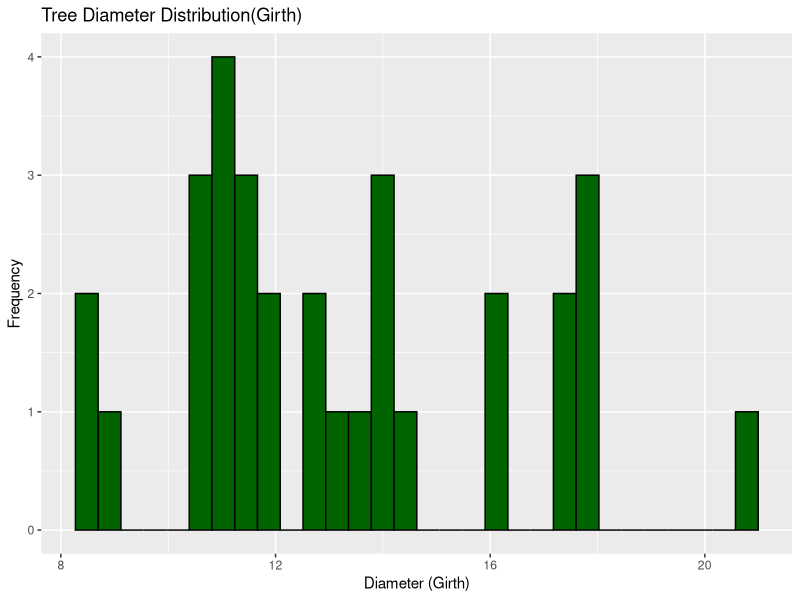
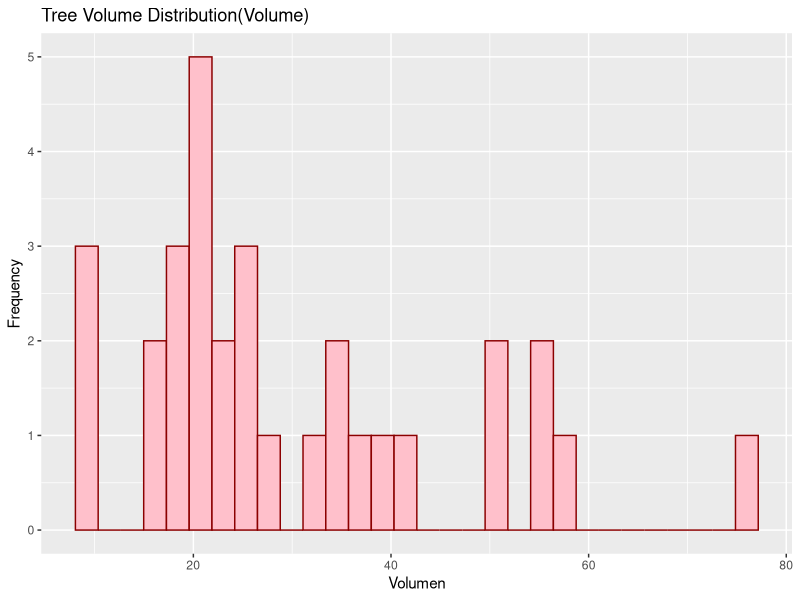
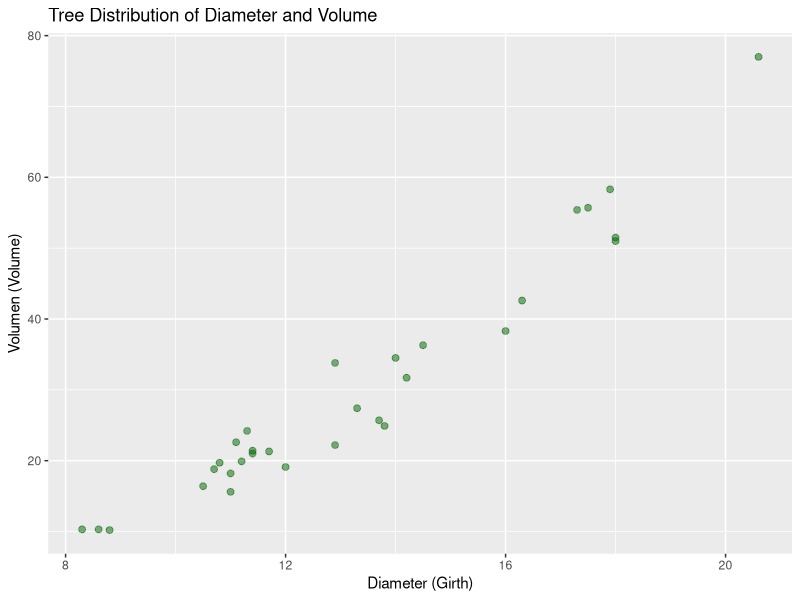

Source code (R) for these figures, in order:
## ---- chunk 1
knitr::opts_chunk$set(echo = TRUE)

## ---- chunk 2
library(ggplot2)
data("trees")
head(trees)
## ---- chunk 3
ggplot(data = trees,
aes(x = Girth)) +
  geom_histogram(fill = "darkgreen", color = "black") +
  labs(title = "Tree Diameter Distribution(Girth)",
       x = "Diameter (Girth)",
       y = "Frequency") +
  theme(legend.position = 'none')
## ---- chunk 4
ggplot(data = trees,
aes(x = Volume)) +
  geom_histogram(fill = "pink", color = "darkred") +
  labs(title = "Tree Volume Distribution(Volume)",
       x = "Volumen",
       y = "Frequency") +
  theme(legend.position = 'none')
## ---- chunk 5
ggplot(data = trees,
aes(x= Girth, y= Volume)) +
  geom_point(color = "darkgreen", size = 2.0, alpha = 0.5) +
  labs(title = "Tree Distribution of Diameter and Volume",
       x = "Diameter (Girth)",
       y = "Volumen (Volume)") +
  theme(legend.position = 'none')
## ---- chunk 6
shapiro.test(trees$Volume)
# The p-value is less than 0.05; therefore, the data are not normally distributed.
## ---- chunk 7
shapiro.test(trees$Girth)
# The p-value is greater than 0.05; therefore, the data do follow a normal distribution.
